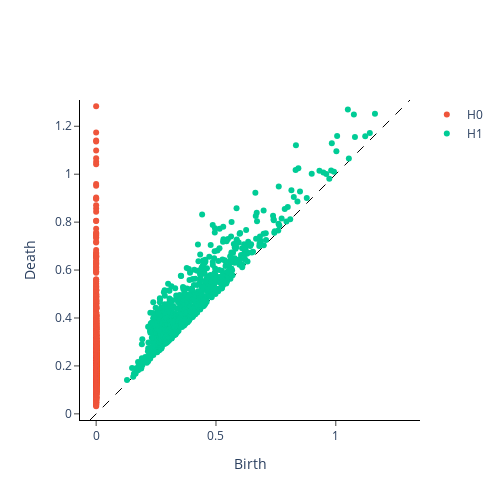

Here is the notebook cell this chart was saved with:
### Code cell
# Assuming y_noise_embedded_pca is already computed and available
vr = VietorisRipsPersistence(homology_dimensions=[0, 1], n_jobs=1)
diagrams_noise = vr.fit_transform(y_noise_embedded_pca[None, :, :])

# Plot the persistence diagram for the noise
plot_diagram(diagrams_noise[0])

### Figure 1 — Plotly figure (JSON) as saved in the notebook; plotly's stock layout.template omitted (floating-point values rounded to 4 significant figures; data arrays with more than 128 entries replaced by an {"elided": "..."} marker saying what was removed)
{"data": [{"hoverinfo": "none", "line": {"color": "black", "dash": "dash", "width": 1}, "mode": "lines", "showlegend": false, "type": "scatter", "x": [-0.02568, 1.31], "y": [-0.02568, 1.31]}, {"hoverinfo": "text", "hovertext": {"elided": "1721 str values"}, "mode": "markers", "name": "H0", "type": "scatter", "x": {"elided": "1721 int values"}, "y": {"elided": "1721 float values"}}, {"hoverinfo": "text", "hovertext": {"elided": "880 str values"}, "mode": "markers", "name": "H1", "type": "scatter", "x": {"elided": "880 float values"}, "y": {"elided": "880 float values"}}], "layout": {"height": 500, "plot_bgcolor": "white", "width": 500, "xaxis": {"autorange": false, "exponentformat": "e", "linecolor": "black", "linewidth": 1, "mirror": false, "range": [-0.02568, 1.31], "showexponent": "all", "showline": true, "side": "bottom", "ticks": "outside", "title": {"text": "Birth"}, "type": "linear", "zeroline": true}, "yaxis": {"autorange": false, "exponentformat": "e", "linecolor": "black", "linewidth": 1, "mirror": false, "range": [-0.02568, 1.31], "scaleanchor": "x", "scaleratio": 1, "showexponent": "all", "showline": true, "side": "left", "ticks": "outside", "title": {"text": "Death"}, "type": "linear", "zeroline": true}}}
